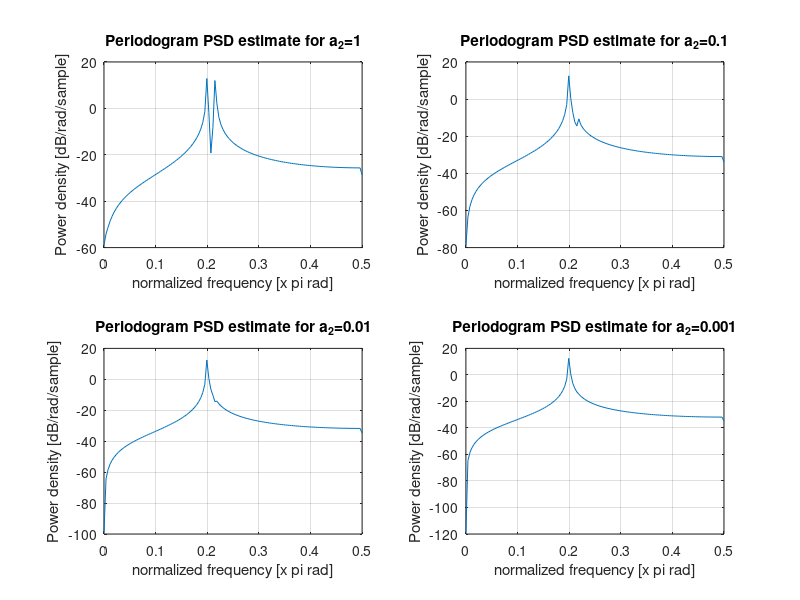
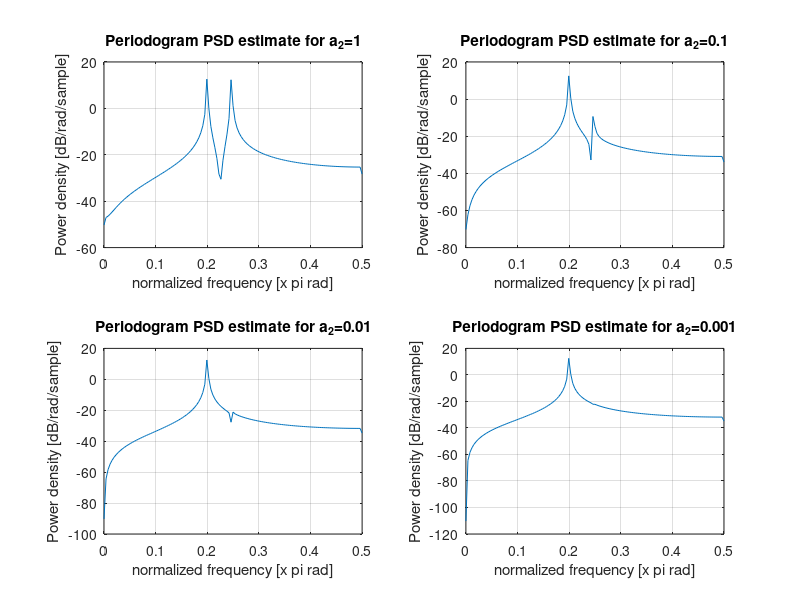

Write MATLAB code to recreate these figures, in order.
% ASPMI Part 1.3c
% Make rectangular-windowed periodogram of x[n] with varying a2
f0=0.2;
a1 = 1;

phi1 = 0;
phi2 = 0;
N = 256;
win = rectwin(N);

n = 0:N-1;
w = 0; % 0 variance

% Find periodograms for alpha=4
alpha = 4;

% Find periodogram for a2=1
a2 = 1;
x = a1*sin(f0*2*pi*n+phi1)+a2*sin((f0+alpha/N)*2*pi*n+phi2)+w;
figure(1)
subplot(2,2,1)
periodogram(x,win);
title('Periodogram PSD estimate for a_2=1')

% Find periodogram for a2=0.1
a2 = 0.1;
x = a1*sin(f0*2*pi*n+phi1)+a2*sin((f0+alpha/N)*2*pi*n+phi2)+w;
figure(1)
subplot(2,2,2)
periodogram(x,win);
title('Periodogram PSD estimate for a_2=0.1')

% Find periodogram for a2=0.01
a2 = 0.01;
x = a1*sin(f0*2*pi*n+phi1)+a2*sin((f0+alpha/N)*2*pi*n+phi2)+w;
figure(1)
subplot(2,2,3)
periodogram(x,win);
title('Periodogram PSD estimate for a_2=0.01')

% Find periodogram for a2=0.001
a2 = 0.001;
x = a1*sin(f0*2*pi*n+phi1)+a2*sin((f0+alpha/N)*2*pi*n+phi2)+w;
figure(1)
subplot(2,2,4)
periodogram(x,win);
title('Periodogram PSD estimate for a_2=0.001')

% Find periodograms for alpha=12
alpha = 12;

% Find periodogram for a2=1
a2 = 1;
x = a1*sin(f0*2*pi*n+phi1)+a2*sin((f0+alpha/N)*2*pi*n+phi2)+w;
figure(2)
subplot(2,2,1)
periodogram(x,win);
title('Periodogram PSD estimate for a_2=1')

% Find periodogram for a2=0.1
a2 = 0.1;
x = a1*sin(f0*2*pi*n+phi1)+a2*sin((f0+alpha/N)*2*pi*n+phi2)+w;
figure(2)
subplot(2,2,2)
periodogram(x,win);
title('Periodogram PSD estimate for a_2=0.1')

% Find periodogram for a2=0.01
a2 = 0.01;
x = a1*sin(f0*2*pi*n+phi1)+a2*sin((f0+alpha/N)*2*pi*n+phi2)+w;
figure(2)
subplot(2,2,3)
periodogram(x,win);
title('Periodogram PSD estimate for a_2=0.01')

% Find periodogram for a2=0.001
a2 = 0.001;
x = a1*sin(f0*2*pi*n+phi1)+a2*sin((f0+alpha/N)*2*pi*n+phi2)+w;
figure(2)
subplot(2,2,4)
periodogram(x,win);
title('Periodogram PSD estimate for a_2=0.001')